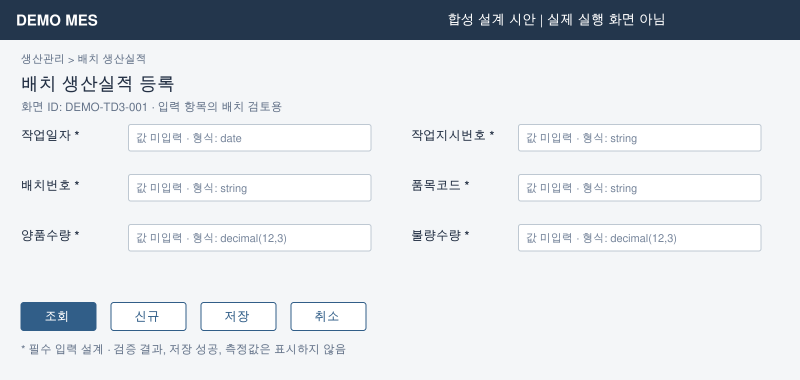
#> input picture examples/style-upgrade/illustrated-extended-v2/screen-01.png, 1600 x 760 px (shown at 1/2 size)
$ python audit_picture.py ../../../../examples/style-upgrade/illustrated-extended-v2/screen-01.png
#> lines starting #> are read from the running program, lines starting #| are printed output that depends on the picture; after the words box and inside, x2 and y2 are one past the last pixel; in counts of white or black regions, pixels touching at a corner belong together
#!/usr/bin/env python3
"""Audit a raster asset without writing or changing any image.

Pillow is required. Placement/crop/mapping are caller-supplied, not inferred
from a document. Outer near-background bounds are measurement candidates,
not safe crop instructions or a readability verdict.
"""

from __future__ import annotations

import argparse
import hashlib
import json
import math
import os
from pathlib import Path

from PIL import Image, ImageChops, ImageColor, ImageOps


def positive_float(value: str) -> float:
    number = float(value)
    if not math.isfinite(number) or number <= 0:
        raise argparse.ArgumentTypeError("must be a positive finite number")
    return number


def tolerance_value(value: str) -> int:
    number = int(value)
    if not 0 <= number <= 254:
        raise argparse.ArgumentTypeError("must be between 0 and 254")
    return number


def audit(
    source: Path,
    *,
    width_mm: float | None = None,
    height_mm: float | None = None,
    mapping: str = "unknown",
    crop_box: tuple[int, int, int, int] | None = None,
    background: str = "#FFFFFF",
    tolerance: int = 12,
) -> dict:
#> called with mapping = 'unknown', background = '#FFFFFF', tolerance = 12
    if (width_mm is None) != (height_mm is None):
        raise ValueError("provide both width_mm and height_mm")
    if width_mm is not None and (
        not math.isfinite(width_mm)
        or not math.isfinite(height_mm)
        or width_mm <= 0
        or height_mm <= 0
    ):
        raise ValueError("placement dimensions must be positive finite numbers")
    if mapping not in {"unknown", "stretch", "contain"}:
        raise ValueError("mapping must be unknown, stretch, or contain")
    if mapping != "unknown" and width_mm is None:
        raise ValueError("known mapping requires placement dimensions")
    if not 0 <= tolerance <= 254:
        raise ValueError("tolerance must be between 0 and 254")

    source = source.resolve(strict=True)
    before = hashlib.sha256(source.read_bytes()).hexdigest()
    with Image.open(source) as original:
#> original is the input picture: PIL image 1600x760 RGB; mean R, G, B 219.2, 223.4, 227.9
        raster_format = original.format
#> raster_format = 'PNG'
        metadata_dpi = original.info.get("dpi")
#> metadata_dpi = (96.01, 96.01)
        stored_size = original.size
#> stored_size = (1600, 760)
        frames = getattr(original, "n_frames", 1)
#> frames = 1
        orientation = original.getexif().get(274, 1)
#> orientation = 1
        # Apply display orientation only in memory, to audit the visible asset.
        image = ImageOps.exif_transpose(original).convert("RGBA")
    oriented_size = image.size
#> oriented_size = (1600, 760)
    if crop_box is None:
        crop_box = (0, 0, image.width, image.height)
#> crop_box = (0, 0, 1600, 760)
    left, top, right, bottom = crop_box
#> left = 0; top = 0; right = 1600; bottom = 760
    if not (0 <= left < right <= image.width and 0 <= top < bottom <= image.height):
        raise ValueError("crop_box must be a non-empty in-bounds pixel rectangle")
    viewport = image.crop(crop_box)
    rgb = ImageColor.getrgb(background)
    if len(rgb) != 3:
        raise ValueError("background must be an opaque RGB color")
    composite = Image.alpha_composite(
        Image.new("RGBA", viewport.size, (*rgb, 255)), viewport
    ).convert("RGB")
    difference = ImageChops.difference(
        composite, Image.new("RGB", viewport.size, rgb)
    )
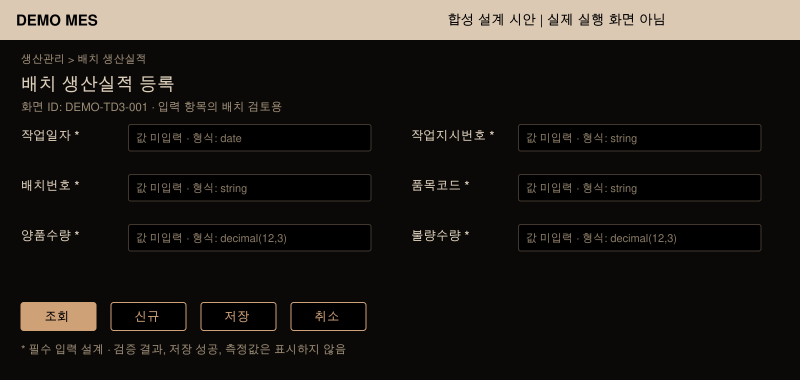
#> difference: PIL image 1600x760 RGB (shown at 1/2 size); mean R, G, B 35.8, 31.6, 27.1
    red, green, blue = difference.split()
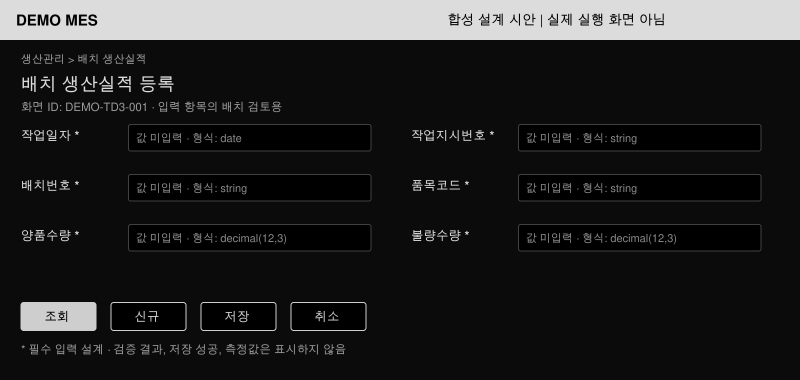
#> red: PIL image 1600x760 L (shown at 1/2 size); min 0, max 220, mean 35.8
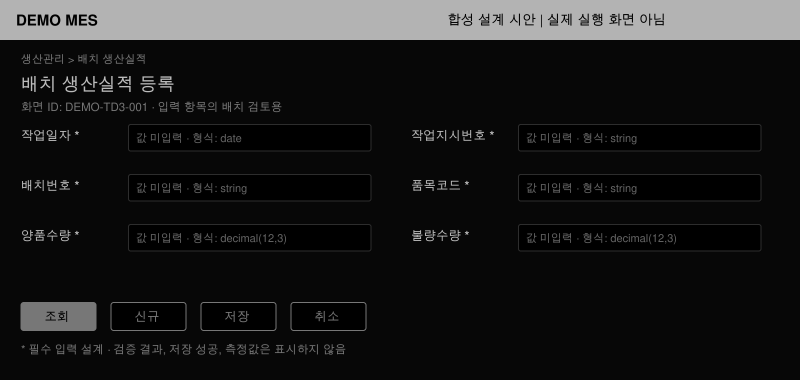
#> blue: PIL image 1600x760 L (shown at 1/2 size); min 0, max 187, mean 27.1
    max_channel = ImageChops.lighter(ImageChops.lighter(red, green), blue)
    foreground = max_channel.point(lambda v: 255 if v > tolerance else 0)
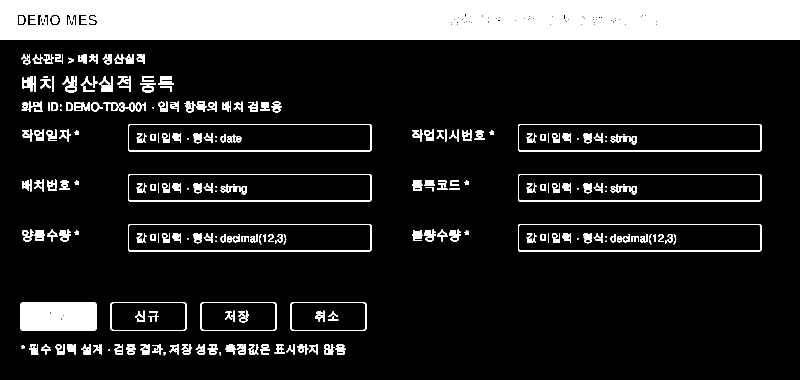
#> foreground: PIL image 1600x760 L (shown at 1/2 size); 14.9% white; 311 white regions (35 under 20 px), largest, box (x1, y1, x2, y2) and area: (0, 0, 1600, 80) 124759, (41, 604, 193, 662) 8651, (256, 248, 743, 303) 2152
    bounds = foreground.getbbox()
#> bounds = (0, 0, 1600, 711)
    pixel_count = viewport.width * viewport.height
#> pixel_count = 1216000
    foreground_pixels = foreground.histogram()[255]
#> foreground_pixels = 181297
    margins = None
    outer_fraction = None
    if bounds is not None:
        margins = {
            "left": bounds[0],
            "top": bounds[1],
            "right": viewport.width - bounds[2],
            "bottom": viewport.height - bounds[3],
        }
#> margins = {'left': 0, 'top': 0, 'right': 0, 'bottom': 49}
        outer_fraction = 1 - (
            (bounds[2] - bounds[0]) * (bounds[3] - bounds[1]) / pixel_count
        )
#> outer_fraction = 0.0645

    placement = None
    if width_mm is not None:
        source_ratio = viewport.width / viewport.height
        box_ratio = width_mm / height_mm
        placement = {
            "box_mm": [width_mm, height_mm],
            "mapping": mapping,
            "box_aspect_ratio": box_ratio,
            "source_viewport_aspect_ratio": source_ratio,
            "box_to_source_aspect_ratio": box_ratio / source_ratio,
            "effective_ppi": None,
            "relative_x_to_y_scale": None,
            "verdict": "unknown: crop and transforms were not resolved by this tool",
        }
        if mapping == "stretch":
            placement.update(
                mapped_image_mm=[width_mm, height_mm],
                effective_ppi={
                    "x": viewport.width * 25.4 / width_mm,
                    "y": viewport.height * 25.4 / height_mm,
                },
                relative_x_to_y_scale=box_ratio / source_ratio,
                scale_difference_percent=(box_ratio / source_ratio - 1) * 100,
                verdict="measurement only; caller asserts axis-aligned viewport fills box",
            )
        elif mapping == "contain":
            scale = min(width_mm / viewport.width, height_mm / viewport.height)
            placed_width = viewport.width * scale
            placed_height = viewport.height * scale
            placement.update(
                mapped_image_mm=[placed_width, placed_height],
                effective_ppi={"x": 25.4 / scale, "y": 25.4 / scale},
                relative_x_to_y_scale=1.0,
                scale_difference_percent=0.0,
                unused_box_extent_mm={
                    "horizontal_total": max(0.0, width_mm - placed_width),
                    "vertical_total": max(0.0, height_mm - placed_height),
                },
                verdict="measurement only; caller asserts aspect-preserving contain mapping",
            )

    after = hashlib.sha256(source.read_bytes()).hexdigest()
    if before != after:
        raise RuntimeError("input changed during audit; discard this report")
    return {
        "schema_version": 1,
        "analysis_only": True,
        "source": str(source),
        "sha256": before,
        "source_unchanged": True,
        "raster": {
            "format": raster_format,
            "stored_pixels": list(stored_size),
            "exif_orientation": orientation,
            "oriented_pixels": list(oriented_size),
            "frame_count": frames,
            "audited_frame": 0,
            "metadata_dpi_not_effective_ppi": metadata_dpi,
        },
        "viewport": {
            "crop_box_in_oriented_pixels": list(crop_box),
            "right_bottom_exclusive": True,
            "pixels": list(viewport.size),
        },
        "outer_space_candidates": {
            "background_rgb": list(rgb),
            "max_channel_distance_tolerance": tolerance,
            "foreground_bbox_in_viewport_pixels": list(bounds) if bounds else None,
            "outer_margins_px": margins,
            "outside_bbox_area_fraction": outer_fraction,
            "background_like_pixel_fraction": 1 - foreground_pixels / pixel_count,
            "no_foreground_detected": bounds is None,
        },
        "placement": placement,
        "limits": [
            "No image, source document, or vector is written or edited.",
            "Near-background bounds are candidates, not safe crop instructions.",
            "Internal whitespace, faint features, labels, and relations need visual review.",
            "Document crop, rotation, skew, and transforms are not parsed.",
            "PPI and scale measurements do not certify readability or semantic fidelity.",
            "Only the first frame is audited when an asset has multiple frames.",
        ],
    }


def main() -> None:
    parser = argparse.ArgumentParser(description=__doc__)
    parser.add_argument("image", type=Path)
    parser.add_argument("--width-mm", type=positive_float)
    parser.add_argument("--height-mm", type=positive_float)
    parser.add_argument(
        "--mapping", choices=["unknown", "stretch", "contain"], default="unknown",
        help="caller-verified mapping; unknown suppresses effective PPI/distortion claims",
    )
    parser.add_argument(
        "--crop-box", type=int, nargs=4, metavar=("LEFT", "TOP", "RIGHT", "BOTTOM"),
        help="oriented-source pixel viewport; right/bottom exclusive; analysis only",
    )
    parser.add_argument("--background", default="#FFFFFF", help="opaque RGB color")
    parser.add_argument("--tolerance", type=tolerance_value, default=12)
    parser.add_argument("--report", type=Path, help="JSON path; defaults to stdout")
    args = parser.parse_args()
    if args.report and (
        args.report.suffix.lower() != ".json"
        or args.report.resolve() == args.image.resolve()
        or (
            args.report.exists()
            and args.image.exists()
            and os.path.samefile(args.report, args.image)
        )
    ):
        parser.error("--report must be a JSON path different from the input")
    try:
        result = audit(
            args.image, width_mm=args.width_mm, height_mm=args.height_mm,
            mapping=args.mapping,
            crop_box=tuple(args.crop_box) if args.crop_box else None,
            background=args.background, tolerance=args.tolerance,
        )
#> result = 10 items
    except (OSError, ValueError, RuntimeError) as error:
        parser.error(str(error))
    text = json.dumps(result, ensure_ascii=False, indent=2, allow_nan=False) + "\n"
    if args.report:
        args.report.parent.mkdir(parents=True, exist_ok=True)
        args.report.write_text(text, encoding="utf-8")
    else:
        print(text, end="")
#> (printed output is left out)


if __name__ == "__main__":
    main()
